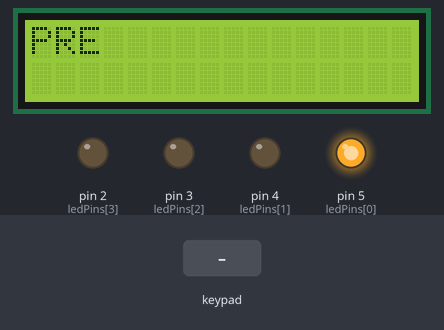
Simulated run of this sketch. Board: Arduino Mega 2560, built with avr-gcc and run on an emulated ATmega2560. Parts: 16×2 character LCD, output pins drawn as LEDs (lit = HIGH). Wiring (inferred from the names in the program): 24Cxx EEPROM at I2C address 0x50. The test bench sets the inputs (shaded band). EEPROM starts erased; what the sketch prints to the serial monitor is not drawn.

Above: at 1.3 s.
1.4 s: keypad keys 8 / 2 = pressed 0.4 s apart
At 5.9 s:
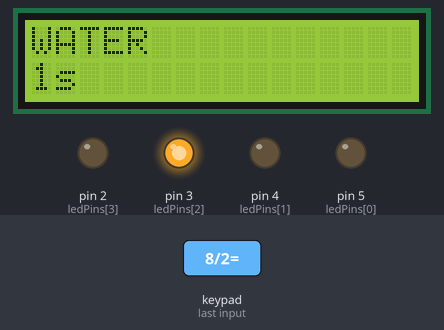
6.0 s: key '/' pressed
At 7.1 s:
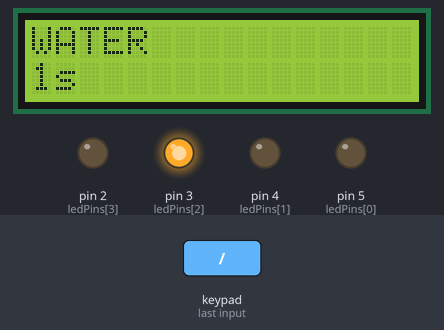
7.5 s: key '*' pressed
At 8.4 s:
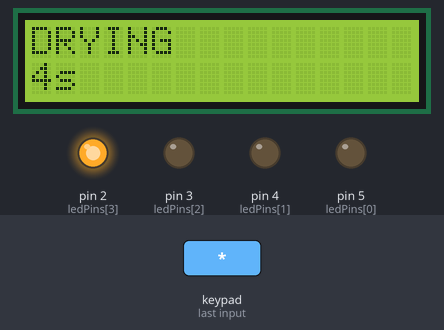
10.5 s: key '=' pressed
At 11.3 s:
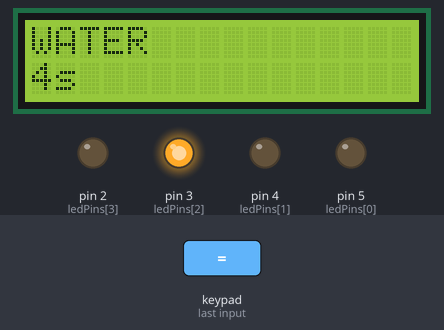
13.5 s: keypad keys 5 4 3 2 * pressed 0.4 s apart
Timing chart, 0 to 20.0 s (numbered marks = the images above; inputs shaded):
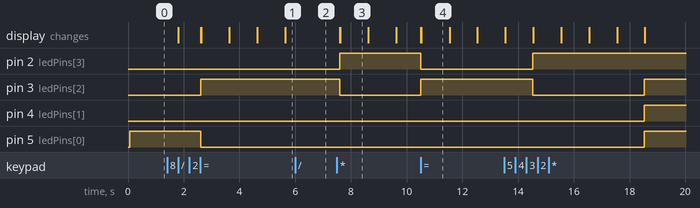

Measured:
- after the input at 1.4 s, pin 3 (ledPins[2]): LOW → HIGH after 1.2 s; pin 5 (ledPins[0]): HIGH → LOW after 1.2 s; the display: first changes after 0.41 s (image 1 shows a later state)
- after the input at 6.0 s, pin 2 (ledPins[3]): stays LOW (without the input it goes to HIGH after 0.62 s); pin 3 (ledPins[2]): stays HIGH (without the input it goes to LOW after 0.62 s)
- after the input at 7.5 s, pin 2 (ledPins[3]): LOW → HIGH after 0.10 s; pin 3 (ledPins[2]): HIGH → LOW after 0.10 s; the display: first changes after 0.10 s (image 3 shows a later state)
- after the input at 10.5 s, pin 2 (ledPins[3]): HIGH → LOW at once; pin 3 (ledPins[2]): LOW → HIGH after 0.01 s instead of 1.1 s; pin 4 (ledPins[1]), pin 5 (ledPins[0]): stays LOW (without the input it goes to HIGH after 1.1 s); the display: first changes at once (image 4 shows a later state)
- what the display in image 3 shows lasts 1.0 s, from 7.6 s to 8.6 s

The sketch:

7.ino
```cpp
#include <Wire.h>
#include <Keypad.h>
#include <LiquidCrystal.h>

#define DEVICE_ADDRESS 0b1010000
#define MODE_MEMORY_ADDR 100

#define PRE_WASH 0
#define DETERGENT_WASH 1
#define WATER_WASH 2
#define DRYING 3
#define FINISH 4
int ledPins[4] = {5, 4, 3, 2};
uint8_t modeTimes[4] = {4, 4, 4, 4};//in seconds
String modeMessages[5]={"PRE","DETERGENT","WATER","DRYING","FINISH"};

//Setting LCD configs
const int rs = 13, en = 12, d4 = 8, d5 = 9, d6 = 10, d7 =11;
LiquidCrystal lcd(rs, en, d4, d5, d6, d7);

//Setting Keypad configs
const byte ROWS = 4; //four rows
const byte COLS = 4; //four columns
char keys[ROWS][COLS] = {
  {'7','8','9','/'},
  {'4','5','6','*'},
  {'1','2','3','-'},
  {'C','0','=','+'}
};
byte rowPins[ROWS] = {23, 25, 27, 29}; //connect to the row pinouts of the keypad
byte colPins[COLS] = {31,33, 35,37}; //connect to the column pinouts of the keypad

Keypad keypad = Keypad( makeKeymap(keys), rowPins, colPins, ROWS, COLS );


int currMode = PRE_WASH;
bool isWashing = false;
int remainingTime;
unsigned long startTime = millis();
void setup() {
  Serial.begin(9600);

  for(int i=0; i<FINISH; i++){
    pinMode(ledPins[i], OUTPUT);
  }
  Wire.begin();

  lcd.begin(16, 2);
  lcd.clear();

  loadConfigs();
}
void loadConfigs(){
  Serial.println("############ Loading Saved Data ############");
  uint8_t savedData[5];
  eeprom_read(MODE_MEMORY_ADDR, savedData, 5);
  if((char)savedData[0] >= '0' && savedData[0] <= '4')
    currMode = uint8ToInt(savedData[0]);


  printLCD(currMode);

  for(int i=1; i<=4; i++){
      if((char)savedData[i] > '0'){
        modeTimes[i-1] = uint8ToInt(savedData[i]);
      }
  }
  turnOnLED(currMode);

  Serial.println("Current Mode is {" + modeMessages[currMode] + "}");
  Serial.println("Mode Times:");
  for(int i=0; i<FINISH; i++){
      Serial.println(modeMessages[i]+ "{" +  modeTimes[i] + "}" );
  }

}
void printLCD(int currMode){
  if(currMode > -1){
    lcd.setCursor(0, 0);
    lcd.print("                ");
    lcd.setCursor(0, 0);
    lcd.print(modeMessages[currMode]);
  }
}
bool isKeyNumber(char key){
  int keyAsciiCode = (int)key;
  return keyAsciiCode >= (int)'0' && keyAsciiCode <= (int)'9';
}
void turnOnLED(int currMode){
  if(currMode == FINISH){
    for(int i=PRE_WASH; i<FINISH; i++){
      digitalWrite(ledPins[i], HIGH);
    }
  }else{
    for(int i=PRE_WASH; i<FINISH; i++){
      digitalWrite(ledPins[i], LOW);
    }
    digitalWrite(ledPins[currMode], HIGH);
  }
}
int charToInt(char key){
  return (int)key - 48;
}
int uint8ToInt(uint8_t in){
    return in - 48;
}
void readKeypad(){
  char key = keypad.getKey();
  static char lastKey;

  if(key){
    Serial.println(key);
    if(isKeyNumber(key)){
        lastKey = key;
    }
    else if(key == '='){//Save in EEPROM
        if(charToInt(lastKey)>4)
          return;
        currMode = charToInt(lastKey);
        turnOnLED(currMode);
        uint8_t tempData[1] = {(uint8_t)lastKey};//ascii code

        eeprom_write(MODE_MEMORY_ADDR, tempData, 1);
        printLCD(currMode);
        lcd.setCursor(0, 1);
        lcd.print("                ");
    }else if(key == 'C'){//Change Time
        modeTimes[currMode] = charToInt(lastKey);
        uint8_t tempData[1] = {(uint8_t)lastKey};
        eeprom_write(MODE_MEMORY_ADDR + 1 + currMode, tempData, 1);
    }else if(key == '/'){
      remainingTime -= millis() - startTime;
      if(!isWashing)
        isWashing = true;
      else
        isWashing = false;
    }else if(key == '*'){
      loadConfigs();
      isWashing = true;
    }
  }

}
void eeprom_write(uint8_t memory_address, uint8_t* data, int _size){
  Serial.println("--- Writing ---" + String(memory_address));
  Wire.beginTransmission(DEVICE_ADDRESS);
  Wire.write(memory_address);

  for(int i=0; i<_size; i++){
    Wire.write(data[i]);
  }

  Wire.endTransmission();
}
void eeprom_read(uint8_t memory_address, uint8_t *data, uint8_t _size){

  Wire.beginTransmission(DEVICE_ADDRESS);
  Wire.write(memory_address);
  Wire.endTransmission();

  Wire.requestFrom(DEVICE_ADDRESS, _size);
  for(int i=0; i<_size; i++){
    data[i] = Wire.read();
  }

}
void checkTime(){
  static int lastMode = -1;
  int passedTime = 0;

  if(!isWashing){
    startTime = millis();
    return;
  }

  if(lastMode != currMode){
    lastMode = currMode;
    startTime = millis();
    remainingTime = modeTimes[currMode] * 1000;
  }else if(currMode == FINISH){
    lastMode = -1;
    isWashing = false;
    loadConfigs();
    return;
  }else{
    int tempTime= (millis() - startTime) % 1000;
    if(tempTime <= 10 || tempTime >= 990){
      passedTime = ((millis() - startTime)/1000);

      //SHOW TIME
      lcd.setCursor(0, 1);
      lcd.print("                ");
      lcd.setCursor(0, 1);
      lcd.print(String(remainingTime/1000  - passedTime)+"s");

    }
    if(remainingTime/1000 -((millis() - startTime)/1000) <= 0){
      currMode = (currMode + 1) % (FINISH+1);


      uint8_t tempData[1] = {currMode + 48};//ascii code
      eeprom_write(MODE_MEMORY_ADDR, tempData, 1);

      printLCD(currMode);
      turnOnLED(currMode);
      lcd.setCursor(0, 1);
      lcd.print("                ");

      if(currMode == 4){
        isWashing = false;
      }
    }

  }
}

void loop() {
  readKeypad();
  checkTime();
}
```
